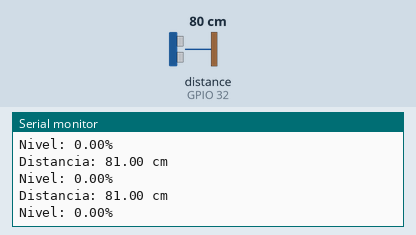
This sketch was run on a simulated ESP32. Parts: the last lines printed to the serial monitor. Inputs (shaded band) come from the test bench; at power-on: distance to the obstacle (sensor on GPIO 32) 80 cm. The echo pulse lasts 58.3 µs per cm.

Above: at 1.8 s.
1.9 s: distance to the obstacle (sensor on GPIO 32) set to 2 cm
At 2.4 s:
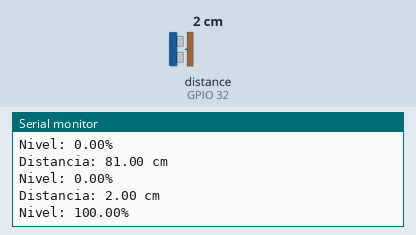
3.4 s: distance to the obstacle (sensor on GPIO 32) set to 4 cm
At 3.9 s:
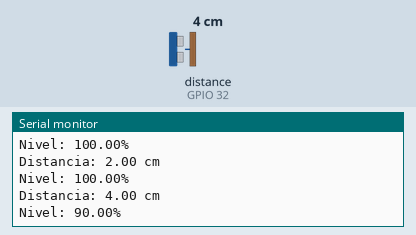
Timing chart, 0 to 6.4 s (numbered marks = the images above; inputs shaded):
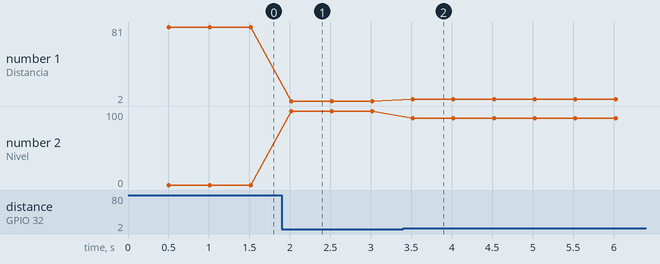

The sketch:

nivel_ultrasonico.ino
```cpp
#include <NewPing.h>

// Definimos los pines
#define TRIGGER_PIN 33
#define ECHO_PIN 32
#define MAX_DISTANCE 400 // Distancia máxima a medir (en cm)

NewPing sonar(TRIGGER_PIN, ECHO_PIN, MAX_DISTANCE);

float convertir(float dist){
  return ((-10.0)*(dist-13.0));
}

float getNivel(float dist){

  if((dist>=3.0)&&(dist<=13.0)){
    return convertir(dist);
  }else{
    if(dist<3.0){
      return convertir(3.0);
    }else{
      return convertir(13.0);
    }
  }


}


void setup() {
  Serial.begin(115200);
  Serial.println("Iniciando sensor ultrasonico HC-SR04...");
}

void loop() {
  delay(500); // Pequeña pausa para no saturar el sensor
  unsigned int uS = sonar.ping(); // Hacemos una medición
  float distance = uS / US_ROUNDTRIP_CM; // Convertimos el tiempo a distancia
  Serial.print("Distancia: ");
  Serial.print(distance);
  Serial.println(" cm");

  Serial.print("Nivel: ");
  Serial.print(getNivel(distance));
  Serial.println("%");

}
```

Measured:
- after the input at 1.9 s, the serial monitor: prints a new line after 0.12 s (image 1)
- after the input at 3.4 s, the serial monitor: prints a new line after 0.12 s (image 2)
- plotted number 1: 81 → 2 after the input at 1.9 s, 2 → 4 after the input at 3.4 s
- plotted number 2: 0 → 100 after the input at 1.9 s, 100 → 90 after the input at 3.4 s
